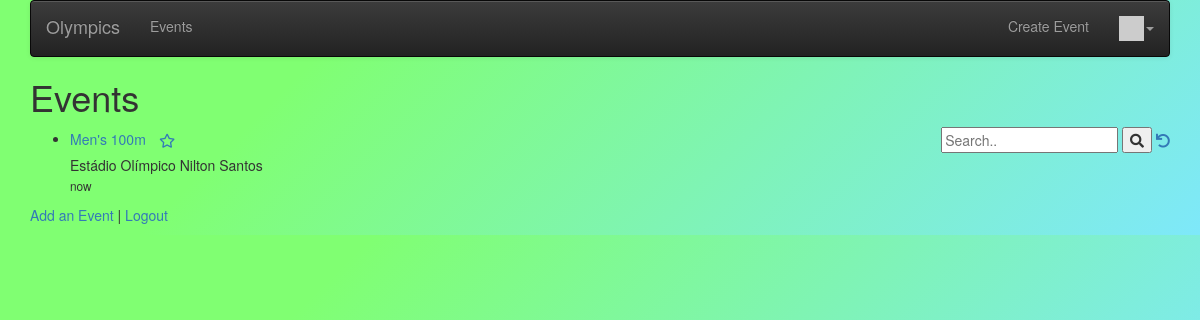
Page /events/ (signed in) on the earlier database version.
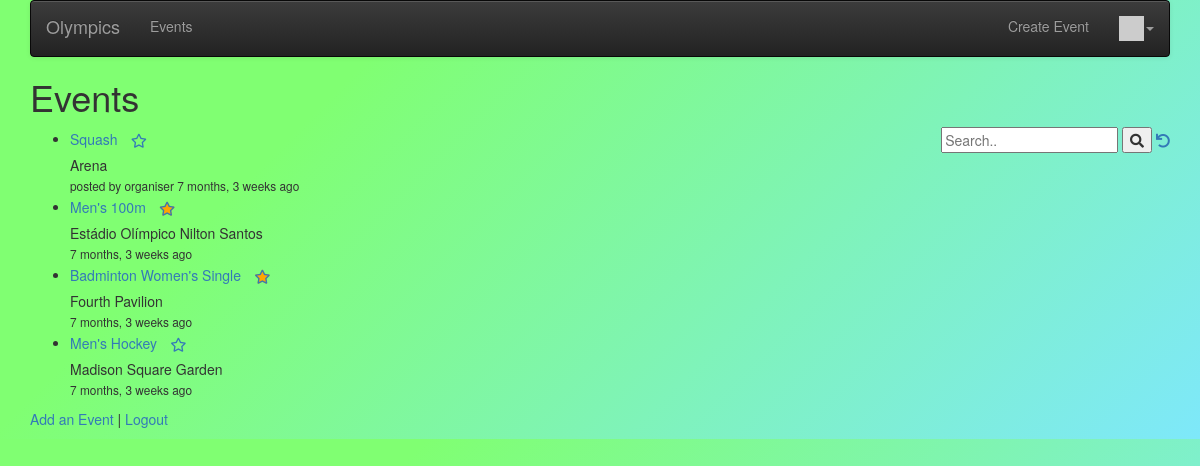
Same page on the later database version.
### events/models.py (models this page shows, shortened)
class Event(models.Model):
    name = models.CharField(max_length=64)
    stadium = models.CharField(max_length=64)
    area = models.CharField(max_length=64)
    athletes = models.ManyToManyField(Athlete, through='Participation', related_name='athlete_list')
    owner = models.ForeignKey(settings.AUTH_USER_MODEL, on_delete=models.CASCADE, null=True)
    important = models.ManyToManyField(settings.AUTH_USER_MODEL,
        through='Imp', related_name='important_events')
    comments = models.ManyToManyField(settings.AUTH_USER_MODEL,
        through='Comment', related_name='comments_owned')
    event_at = models.DateTimeField(null=True)
    picture = models.BinaryField(null=True, editable=True)
    content_type = models.CharField(max_length=256, null=True, help_text='The MIMEType of the file')
    created_at = models.DateTimeField(auto_now_add=True, null=True)
    updated_at = models.DateTimeField(auto_now=True, null=True)

### events/views.py (the view)
# urls.py: path('', views.EventListView.as_view()),
class EventListView(OwnerListView):
    model = Event
    template_name = "events/event_list.html"
    def get(self, request) :
        event_list = Event.objects.all()
        important = list()
        if request.user.is_authenticated:
            rows = request.user.important_events.values('id')
            important = [ row['id'] for row in rows ]
        strval =  request.GET.get("search", False)
        if strval :
            query = Q(name__contains=strval)
            query.add(Q(stadium__contains=strval), Q.OR)
            objects = Event.objects.filter(query).select_related().order_by('-updated_at')[:10]
        else :
            objects = Event.objects.all().order_by('-updated_at')[:10]
        for obj in objects:
            obj.natural_updated = naturaltime(obj.updated_at)
        ctx = {'event_list0' : event_list, 'important': important, 'event_list' : objects, 'search': strval}
        retval = render(request, self.template_name, ctx)
        dump_queries()
        return retval;

### events/utils.py (called while the page is built)
def dump_queries() :
    qs = connection.queries
    for q in qs:
        print(q)

### home/context_processors.py (called while the page is built)
def settings(request):
    return {
        'settings': django_settings,
    }

### home/templatetags/app_tags.py (called while the page is built)
@register.filter(name='gravatar')
def gravatar(user, size=35):
    email = str(user.email.strip().lower()).encode('utf-8')
    email_hash = md5(email).hexdigest()
    url = "//www.gravatar.com/avatar/{0}?s={1}&d=identicon&r=PG"
    return url.format(email_hash, size)

### events/templates/events/event_list.html (shortened to what this page needs)
{% extends "base_menu.html" %}
{% block content %}
<h1>Events</h1>
<div style="float:right">
<form>
  <input type="text" placeholder="Search.." name="search"
  >
  <button type="submit"><i class="fa fa-search"></i></button>
<a href="{% url 'events:all' %}"><i class="fa fa-undo"></i></a>
</form>
</div>
<p>
{% if event_list %}
<ul>
  {% for event in event_list %}
    <li>
        <a href="{% url 'events:event_detail'  event.id %}">{{ event.name }}</a>
        {% if user.is_authenticated %}
        <a href="#" onclick=
            "impPost('{% url 'events:event_unimportant' event.id %}', {{ event.id }} );return false;"
            id="imp_star_{{event.id}}">
        <span class="fa-stack" style="vertical-align: middle;">
        <i class="fa fa-star fa-stack-1x" style="color: orange;"></i>
        <i class="fa fa-star-o fa-stack-1x"></i>
        </span>
        </a>
        <a href="#" onclick=
             "impPost('{% url 'events:event_important' event.id %}', {{ event.id }} );return false;"
            id="unimp_star_{{event.id}}">
        <span class="fa-stack" style="vertical-align: middle;">
        <i class="fa fa-star-o fa-stack-1x"></i>
        </span>
        </a>
        <br/>
        {% endif %}
        <div style="left:10px">
            {% if event.stadium|length < 100 %}
                {{ event.stadium }}
            {% else %}
                {{ event.stadium|slice:"0:99" }}
                <a href="{% url 'events:event_detail'  event.id %}">...</a>
            {% endif %}
        </div>
        <small>
        {% if event.owner.username %}
            posted by {{ event.owner.username }}
        {% endif %}
        {{ event.natural_updated }}
        </small>
    </li>
  {% endfor %}
</ul>
{% else %}
  <p>There are no events in the database.</p>
{% endif %}
</p>
<p>
<a href="{% url 'events:event_create' %}">Add an Event</a> |
{% if user.is_authenticated %}
<a href="{% url 'logout' %}?next={% url 'events:all' %}">Logout</a>
{% else %}
<a href="{% url 'login' %}?next={% url 'events:all' %}">Login</a>
{% endif %}
</p>
{% endblock %}

### home/templates/base_menu.html (shortened to what this page needs)
{% extends "base_bootstrap.html" %}
{% block navbar %}
{% load app_tags %}
<nav class="navbar navbar-default navbar-inverse">
  <div class="container-fluid">
    <div class="navbar-header">
        <a class="navbar-brand" href="/">{{ settings.APP_NAME }}</a>
    </div>
    <ul class="nav navbar-nav">
      {% url 'events' as events %}
      <li {% if request.get_full_path == events %}class="active"{% endif %}>
          <a href="{% url 'events:all' %}">Events</a></li>
    </ul>
    <ul class="nav navbar-nav navbar-right">
        {% if user.is_authenticated %}
        <li>
        <a href="{% url 'events:event_create' %}">Create Event</a>
        </li>
        <li class="dropdown">
            <a href="#" data-toggle="dropdown" class="dropdown-toggle">
                <img style="width: 25px;" src="{{ user|gravatar:60 }}"/><b class="caret"></b>
            </a>
        </li>
        {% else %}
        <li>
        <a href="{% url 'login' %}?next={% url 'events:all' %}">Login</a>
        </li>
        {% endif %}
    </ul>
  </div>
</nav>
{% endblock %}

### home/templates/base_bootstrap.html (shortened to what this page needs)
<!DOCTYPE html>
 <html>
  <head>
{% load static %}
<link rel="stylesheet" href="{% static 'css/stylesheet.css'%}" type="text/css">
 <link rel="stylesheet"
     href="https://maxcdn.bootstrapcdn.com/bootstrap/3.4.0/css/bootstrap.min.css"
>
 <link rel="stylesheet"
     href="https://maxcdn.bootstrapcdn.com/bootstrap/3.4.0/css/bootstrap-theme.min.css"
>
 <link rel="stylesheet"
     href="https://code.jquery.com/ui/1.12.1/themes/ui-lightness/jquery-ui.css"
>
 <link rel="stylesheet" href="https://use.fontawesome.com/releases/v5.8.1/css/all.css">
 <link rel="stylesheet" href="https://use.fontawesome.com/releases/v5.8.1/css/v4-shims.css">
 </head>
<body id='every'>
<div class="container">
{% block navbar %} {% endblock %}
{% block content %}
{% endblock %}
</div>
</body>
</html>

### home/static/css/stylesheet.css (style rules this page uses)
#every { background-color: #7ee8fa; background-image: linear-gradient(315deg, #7ee8fa 0%, #80ff72 74%); }

Differences in the rows shown:
added Event: name "Squash", stadium "Arena", owner.username "organiser", natural_updated "7 months, 3 weeks ago"
changed Event "Men's 100m": natural_updated "now" → "7 months, 3 weeks ago"
added Event: name "Badminton Women's Single", stadium "Fourth Pavilion", natural_updated "7 months, 3 weeks ago"
added Event: name "Men's Hockey", stadium "Madison Square Garden", natural_updated "7 months, 3 weeks ago"
